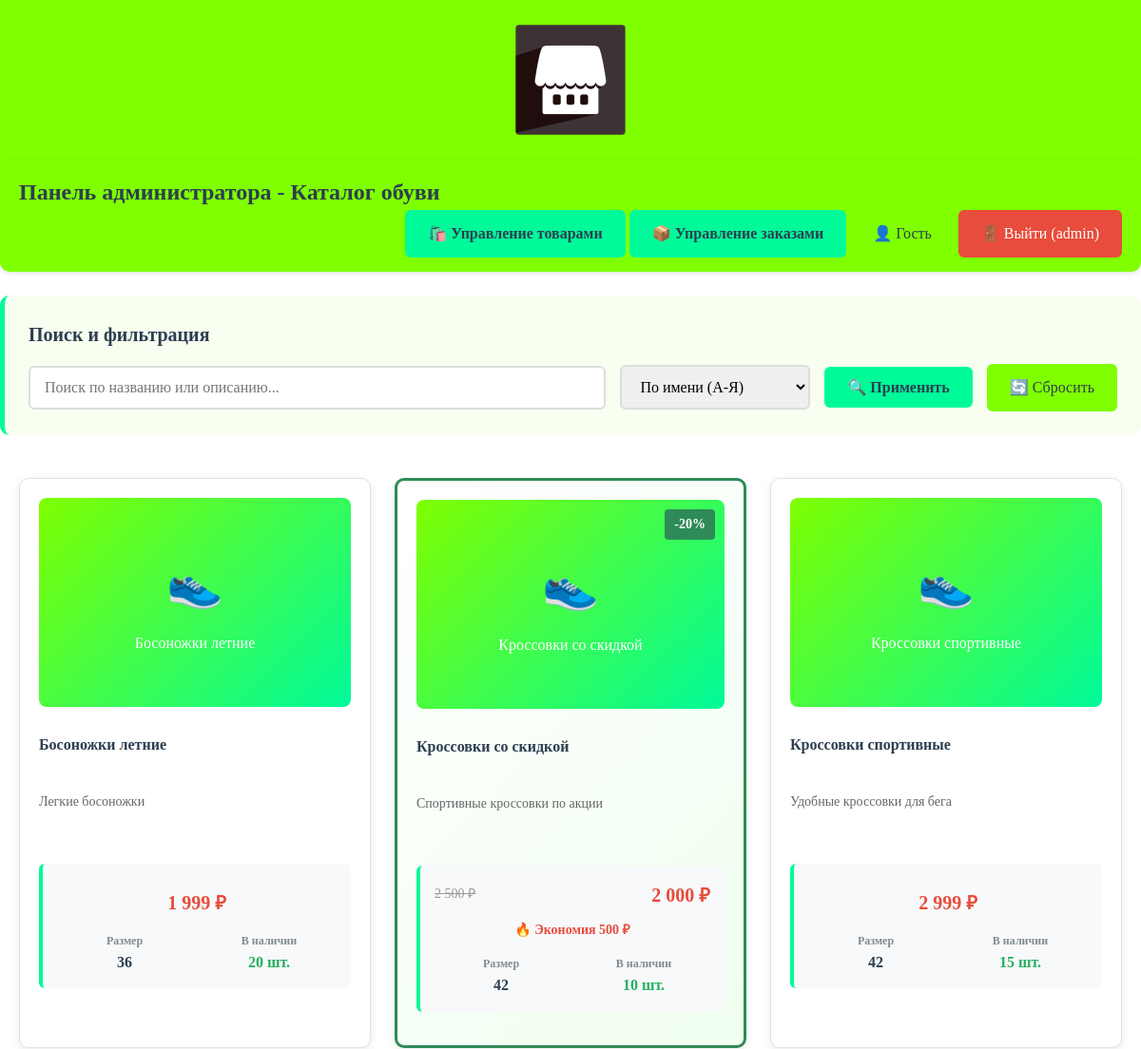
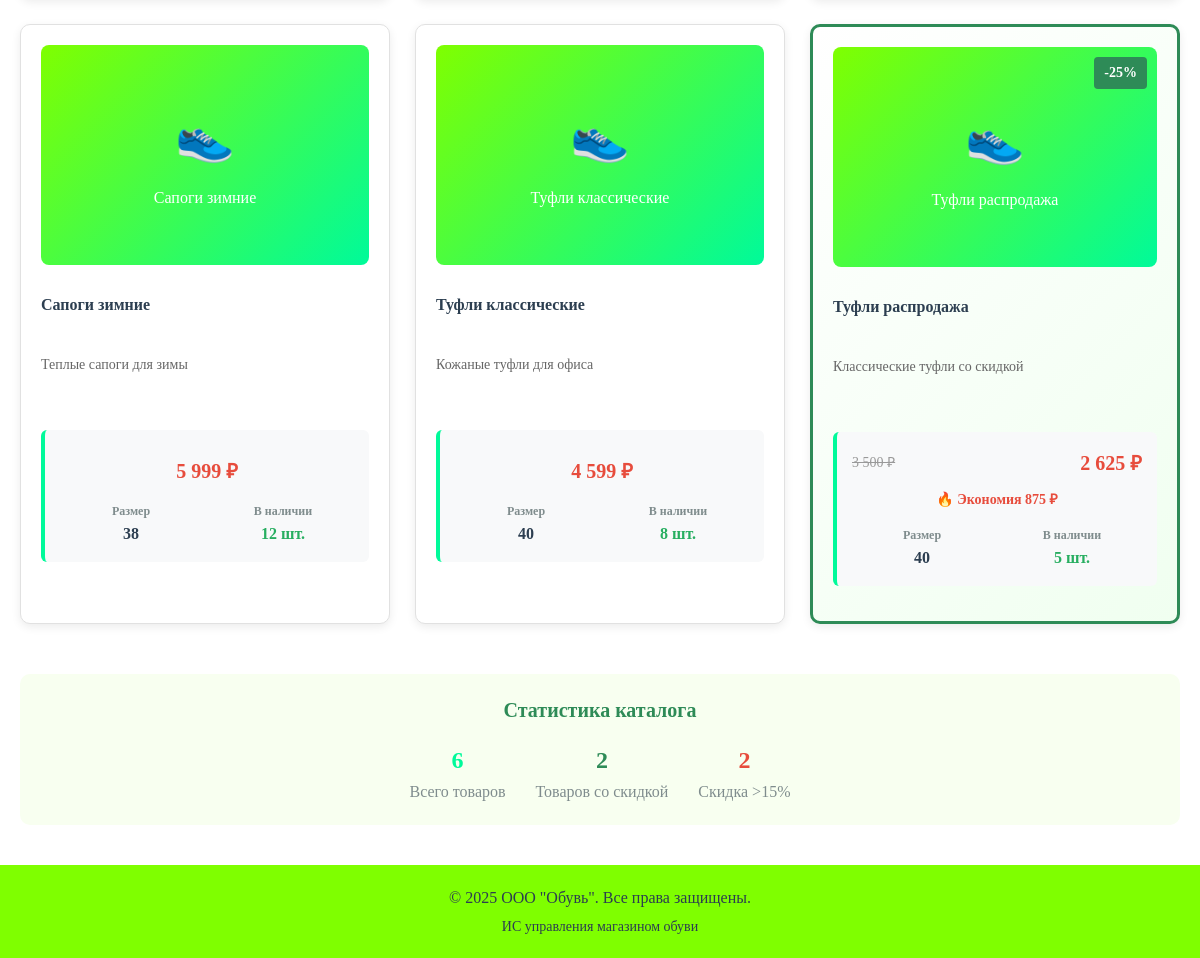
Screenshot of /obuv_shop/products.php (signed in) with the database file from the repository (2 pictures, top to bottom).
### tables this page shows
CREATE TABLE `products` (
  `id` int(11) NOT NULL,
  `name` varchar(255) NOT NULL,
  `description` text,
  `price` decimal(10,2) NOT NULL,
  `size` int(11) DEFAULT NULL,
  `quantity` int(11) DEFAULT '0',
  `image_path` varchar(255) DEFAULT NULL,
  `discount` int(11) DEFAULT '0'
);

### obuv_shop/products.php (the view, shortened to what this page needs)
<?php
include 'config.php';
$is_guest = isset($_GET['guest']) && $_GET['guest'] == 'true';
$user_role = $is_guest ? 'guest' : ($_SESSION['role'] ?? 'guest');
$sql = "SELECT * FROM products WHERE 1=1";
$params = [];
if ($user_role == 'manager' || $user_role == 'admin') {
    $sort = $_GET['sort'] ?? 'name_asc';
    switch ($sort) {
        default: $sql .= " ORDER BY name ASC"; break;
    }
} else {
    $sql .= " ORDER BY name ASC";
}
$stmt = $pdo->prepare($sql);
$stmt->execute($params);
$products = $stmt->fetchAll();
?>
<!DOCTYPE html>
<html lang="ru">
<head>
    <link rel="stylesheet" href="style.css">
</head>
<body>
    <div class="header">
        <img src="images/logo.png" alt="ООО Обувь" class="logo" onerror="this.style.display='none'; document.getElementById('logo-text').style.display='block';">
    </div>
    <div class="nav">
        <?php if ($is_guest || $user_role == 'client'): ?>
            <h2>Каталог обуви</h2>
        <?php elseif ($user_role == 'manager'): ?>
            <h2>Панель менеджера - Каталог обуви</h2>
        <?php elseif ($user_role == 'admin'): ?>
            <h2>Панель администратора - Каталог обуви</h2>
        <?php endif; ?>
        <div class="nav-links">
            <?php if ($user_role == 'manager'): ?>
                <a href="orders.php" class="btn btn-primary">📋 Просмотр заказов</a>
            <?php elseif ($user_role == 'admin'): ?>
                <a href="admin_products.php" class="btn btn-primary">🛍️ Управление товарами</a>
                <a href="admin_orders.php" class="btn btn-primary">📦 Управление заказами</a>
            <?php endif; ?>
            <a href="products.php?guest=true" class="btn btn-secondary">👤 Гость</a>
            <?php if (!$is_guest): ?>
                <a href="logout.php" class="btn btn-danger">🚪 Выйти (<?= $_SESSION['login'] ?>)</a>
            <?php else: ?>
                <a href="login.php" class="btn btn-primary">🔑 Войти</a>
            <?php endif; ?>
        </div>
    </div>
    <?php if ($user_role == 'manager' || $user_role == 'admin'): ?>
    <div class="filters-panel">
        <h3>Поиск и фильтрация</h3>
        <form method="GET" class="search-box">
            <input type="text" name="search" placeholder="Поиск по названию или описанию..."
                   value="<?= htmlspecialchars($_GET['search'] ?? '') ?>" class="form-control" style="flex: 1;">
            <select name="sort" class="form-control" style="width: 200px;">
                <option value="name_asc" <?= ($_GET['sort'] ?? '') == 'name_asc' ? 'selected' : '' ?>>По имени (А-Я)</option>
            </select>
            <button type="submit" class="btn btn-primary">🔍 Применить</button>
            <a href="products.php" class="btn btn-secondary">🔄 Сбросить</a>
        </form>
    </div>
    <?php endif; ?>
    <div class="products-grid">
        <?php if (empty($products)): ?>
            <div style="grid-column: 1 / -1; text-align: center; padding: 60px 20px;">
                <h3 style="color: #7f8c8d; margin-bottom: 20px;">Товары не найдены</h3>
                <p style="color: #95a5a6; margin-bottom: 30px;">Попробуйте изменить параметры поиска или фильтры</p>
                <a href="products.php" class="btn btn-primary">Показать все товары</a>
            </div>
        <?php else: ?>
            <?php foreach ($products as $product): ?>
            <?php
            $discounted_price = $product['price'];
            if (isset($product['discount']) && $product['discount'] > 0) {
                $discounted_price = $product['price'] * (1 - $product['discount'] / 100);
            }
            ?>
            <div class="product-card <?= (isset($product['discount']) && $product['discount'] > 15) ? 'discount-high' : '' ?>">
                <div class="product-image" style="position: relative;">
                    <?php if (isset($product['discount']) && $product['discount'] > 0): ?>
                        <div class="discount-badge">
                            -<?= $product['discount'] ?>%
                        </div>
                    <?php endif; ?>
                    <?php
                    $image_path = $product['image_path'];
                    ?>
                    <?php if (!empty($image_path) && file_exists($_SERVER['DOCUMENT_ROOT'] . '/' . ltrim($image_path, '/'))): ?>
                        <img src="<?= $image_path ?>"
                             alt="<?= htmlspecialchars($product['name']) ?>"
                             style="width: 100%; height: 220px; object-fit: cover; border-radius: 8px;">
                    <?php else: ?>
                        <div style="width: 100%; height: 220px; background: linear-gradient(135deg, #7FFF00 0%, #00FA9A 100%); border-radius: 8px; display: flex; flex-direction: column; align-items: center; justify-content: center; color: white; font-size: 16px;">
                            <div style="font-size: 48px; margin-bottom: 10px;">👟</div>
                            <div style="text-align: center; padding: 0 10px;"><?= htmlspecialchars($product['name']) ?></div>
                        </div>
                    <?php endif; ?>
                </div>
                <div class="product-info">
                    <h4 style="margin: 0 0 10px 0; color: #2c3e50; min-height: 50px; line-height: 1.3;">
                        <?= htmlspecialchars($product['name']) ?>
                    </h4>
                    <p style="color: #666; font-size: 14px; margin: 0 0 15px 0; line-height: 1.4; min-height: 60px;">
                        <?= htmlspecialchars($product['description']) ?>
                    </p>
                    <div class="product-meta">
                        <?php if (isset($product['discount']) && $product['discount'] > 0): ?>
                            <div style="display: flex; justify-content: space-between; align-items: center; margin-bottom: 10px;">
                                <span class="original-price">
                                    <?= number_format($product['price'], 0, '', ' ') ?> ₽
                                </span>
                                <span style="color: #e74c3c; font-weight: bold; font-size: 20px;">
                                    <?= number_format($discounted_price, 0, '', ' ') ?> ₽
                                </span>
                            </div>
                            <div class="hot-deal" style="text-align: center; margin: 10px 0;">
                                🔥 Экономия <?= number_format($product['price'] - $discounted_price, 0, '', ' ') ?> ₽
                            </div>
                        <?php else: ?>
                            <div class="product-price" style="text-align: center; margin: 10px 0;">
                                <?= number_format($product['price'], 0, '', ' ') ?> ₽
                            </div>
                        <?php endif; ?>
                        <div style="display: grid; grid-template-columns: 1fr 1fr; gap: 10px; margin-top: 15px;">
                            <div style="text-align: center;">
                                <strong style="display: block; color: #7f8c8d; font-size: 12px;">Размер</strong>
                                <span style="font-weight: bold; color: #2c3e50;"><?= $product['size'] ?></span>
                            </div>
                            <div style="text-align: center;">
                                <strong style="display: block; color: #7f8c8d; font-size: 12px;">В наличии</strong>
                                <span style="font-weight: bold; color: <?= $product['quantity'] > 0 ? '#27ae60' : '#e74c3c' ?>;">
                                    <?= $product['quantity'] ?> шт.
                                </span>
                            </div>
                        </div>
                    </div>
                </div>
            </div>
            <?php endforeach; ?>
        <?php endif; ?>
    </div>
    <?php if (!empty($products)): ?>
    <div class="text-center mt-20 p-20" style="background-color: #f8fff0; border-radius: 10px; margin: 30px 20px;">
        <h3 style="color: #2E8B57; margin-bottom: 15px;">Статистика каталога</h3>
        <div style="display: flex; justify-content: center; gap: 30px; flex-wrap: wrap;">
            <div style="text-align: center;">
                <div style="font-size: 24px; font-weight: bold; color: #00FA9A;"><?= count($products) ?></div>
                <div style="color: #7f8c8d;">Всего товаров</div>
            </div>
            <?php
            $discounted_products = array_filter($products, function($product) {
                return isset($product['discount']) && $product['discount'] > 0;
            });
            ?>
            <div style="text-align: center;">
                <div style="font-size: 24px; font-weight: bold; color: #2E8B57;"><?= count($discounted_products) ?></div>
                <div style="color: #7f8c8d;">Товаров со скидкой</div>
            </div>
            <div style="text-align: center;">
                <?php
                $high_discount_products = array_filter($products, function($product) {
                    return isset($product['discount']) && $product['discount'] > 15;
                });
                ?>
                <div style="font-size: 24px; font-weight: bold; color: #e74c3c;"><?= count($high_discount_products) ?></div>
                <div style="color: #7f8c8d;">Скидка >15%</div>
            </div>
        </div>
    </div>
    <?php endif; ?>
    <div class="text-center mt-20 p-20" style="background-color: #7FFF00; margin-top: 40px;">
        <p style="margin: 0; color: #2c3e50;">&copy; 2025 ООО "Обувь". Все права защищены.</p>
        <p style="margin: 5px 0 0; color: #2c3e50; font-size: 14px;">ИС управления магазином обуви</p>
    </div>
</body>
</html>

### obuv_shop/style.css (style rules this page uses)
* { margin: 0; padding: 0; box-sizing: border-box; }
body { font-family: "Times New Roman", Times, serif; background-color: #FFFFFF; color: #333333; line-height: 1.6; }
h1, h2, h3, h4, h5, h6 { font-family: "Times New Roman", Times, serif; color: #2c3e50; margin-bottom: 15px; }
h2 { font-size: 24px; color: #2E8B57; }
h3 { font-size: 20px; color: #2c3e50; }
p { margin-bottom: 15px; font-size: 16px; }
.header { background-color: #7FFF00; padding: 20px 0; text-align: center; box-shadow: 0 2px 10px rgba(0,0,0,0.1); }
.logo { max-width: 250px; height: auto; display: block; margin: 0 auto; }
.nav { background-color: #7FFF00; padding: 15px 20px; margin-bottom: 25px; border-radius: 0 0 10px 10px; box-shadow: 0 2px 5px rgba(0,0,0,0.1); }
.nav h2 { display: inline-block; margin: 0; color: #2c3e50; }
.nav-links { float: right; }
.btn { display: inline-block; padding: 12px 24px; border: none; border-radius: 6px; font-family: "Times New Roman", Times, serif; font-size: 16px; text-decoration: none; cursor: pointer; transition: all 0.3s ease; text-align: center; }
.btn-primary { background-color: #00FA9A; color: #2c3e50; font-weight: bold; }
.btn-secondary { background-color: #7FFF00; color: #2c3e50; }
.btn-danger { background-color: #e74c3c; color: white; }
.form-control { width: 100%; padding: 12px 15px; border: 2px solid #ddd; border-radius: 6px; font-family: "Times New Roman", Times, serif; font-size: 16px; transition: border-color 0.3s ease; }
.products-grid { display: grid; grid-template-columns: repeat(auto-fill, minmax(300px, 1fr)); gap: 25px; padding: 20px; }
.product-card { background: white; border: 1px solid #e1e1e1; border-radius: 10px; padding: 20px; transition: all 0.3s ease; box-shadow: 0 3px 10px rgba(0,0,0,0.08); }
.product-image { text-align: center; margin-bottom: 15px; }
.product-info { padding: 15px 0; }
.product-price { font-size: 20px; font-weight: bold; color: #e74c3c; margin: 10px 0; }
.product-meta { background-color: #f8f9fa; padding: 15px; border-radius: 6px; border-left: 4px solid #00FA9A; }
.discount-high { background-color: #2E8B57 !important; color: white !important; }
.discount-badge { background-color: #2E8B57; color: white; padding: 5px 10px; border-radius: 4px; font-size: 14px; font-weight: bold; position: absolute; top: 10px; right: 10px; }
.filters-panel { background-color: #f8fff0; padding: 25px; margin-bottom: 25px; border-radius: 10px; border-left: 5px solid #00FA9A; }
.search-box { display: flex; gap: 15px; align-items: center; flex-wrap: wrap; }
.text-center { text-align: center; }
.mt-20 { margin-top: 20px; }
.p-20 { padding: 20px; }

### obuv_shop/products.php (style rules this page uses)
.discount-badge { background-color: #2E8B57; color: white; padding: 5px 10px; border-radius: 4px; font-size: 14px; font-weight: bold; position: absolute; top: 10px; right: 10px; z-index: 2; }
.original-price { text-decoration: line-through; color: #999; font-size: 14px; }
.discount-high { border: 3px solid #2E8B57 !important; background: linear-gradient(135deg, #ffffff 0%, #f0fff0 100%); }
.hot-deal { color: #e74c3c; font-weight: bold; font-size: 14px; }

### rows the page displays
products: name "Босоножки летние", description "Легкие босоножки", price "1 999", size "36", quantity "20"
products: discount "20", name "Кроссовки со скидкой", description "Спортивные кроссовки по акции", price "2 500", discounted_price "2 000", $product['price'] - $discounted_price "500", size "42", quantity "10"
products: name "Кроссовки спортивные", description "Удобные кроссовки для бега", price "2 999", size "42", quantity "15"
products: name "Сапоги зимние", description "Теплые сапоги для зимы", price "5 999", size "38", quantity "12"
products: name "Туфли классические", description "Кожаные туфли для офиса", price "4 599", size "40", quantity "8"
products: discount "25", name "Туфли распродажа", description "Классические туфли со скидкой", price "3 500", discounted_price "2 625", $product['price'] - $discounted_price "875", size "40", quantity "5"

### other values shown
$_SESSION['login'] "admin"
count($products) "6"
count($discounted_products) "2"
count($high_discount_products) "2"
